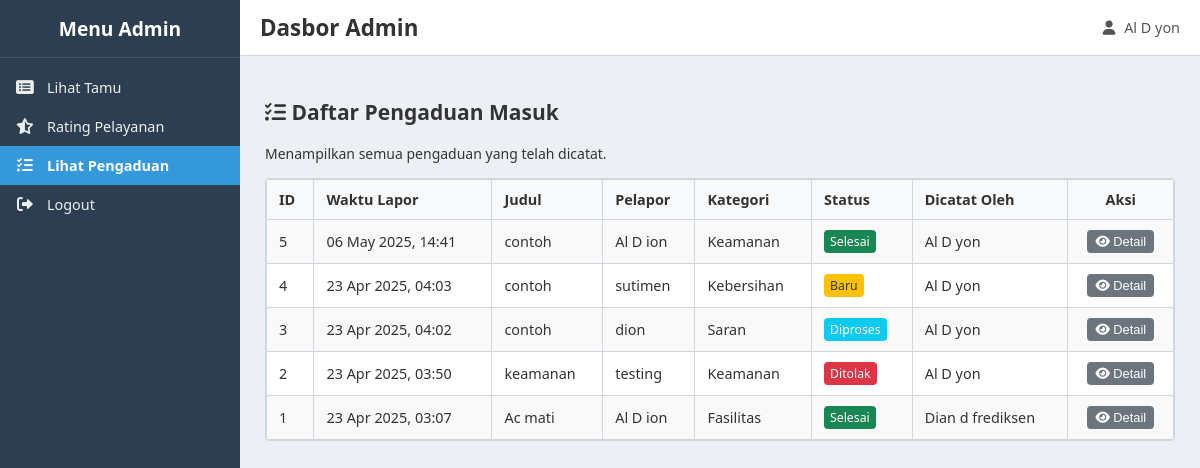
Page /admin_dashboard.php?page=lihat_pengaduan (signed in) on the committed database.
### tables this page shows
CREATE TABLE `pengaduan` (
  `id_pengaduan` int(11) NOT NULL,
  `id_petugas_pencatat` int(11) DEFAULT NULL,
  `nama_pelapor` varchar(150) NOT NULL,
  `kontak_pelapor` varchar(100) DEFAULT NULL,
  `kategori_pengaduan` varchar(100) NOT NULL,
  `judul_pengaduan` varchar(255) NOT NULL,
  `detail_pengaduan` text NOT NULL,
  `lokasi_kejadian` varchar(255) DEFAULT NULL,
  `waktu_kejadian` datetime DEFAULT NULL,
  `waktu_lapor` timestamp NOT NULL DEFAULT current_timestamp(),
  `status_pengaduan` enum('Baru','Diproses','Selesai','Ditolak') NOT NULL DEFAULT 'Baru',
  `lampiran` varchar(255) DEFAULT NULL,
  `catatan_tindaklanjut` text DEFAULT NULL
);

CREATE TABLE `petugas` (
  `id_petugas` int(11) NOT NULL,
  `username` varchar(50) NOT NULL,
  `password` varchar(255) NOT NULL,
  `nama_lengkap` varchar(100) DEFAULT NULL
);

### admin_dashboard.php (the view, shortened to what this page needs)
<?php
require_once 'koneksi.php';
$page = isset($_GET['page']) ? $_GET['page'] : 'lihat_tamu';
$pesan_error_global = '';
$query_pengaduan = null;
if (!$koneksi) {
    $pesan_error_global = "Koneksi database gagal.";
} else {
    if ($page == 'lihat_tamu' || $page == '') {
        $sql_tamu = "SELECT id, nama, alamat, keperluan, pekerjaan, no_telp, pesan, rating, waktu_input, status_kehadiran, waktu_scan_masuk, no_antrian_hari_ini, tanggal_antrian
                     FROM tamu ORDER BY waktu_input DESC";
        $query_tamu = mysqli_query($koneksi, $sql_tamu);
        if (!$query_tamu) { $pesan_error_global = "Gagal mengambil data tamu: " . mysqli_error($koneksi); }
        $sql_avg_rating = "SELECT AVG(rating) as rata_rata FROM tamu WHERE rating IS NOT NULL AND rating > 0 AND rating <= 5";
        $query_avg = mysqli_query($koneksi, $sql_avg_rating);
        if ($query_avg) {
            $avg_rating_data = mysqli_fetch_assoc($query_avg);
            $rata_rata_rating = ($avg_rating_data && $avg_rating_data['rata_rata'] !== null) ? round($avg_rating_data['rata_rata'], 1) : 'N/A';
        } else { $pesan_error_global .= " Gagal mengambil rata-rata rating."; }
    }
    elseif ($page == 'lihat_pengaduan') {
        $sql_pengaduan = "SELECT p.id_pengaduan, p.waktu_lapor, p.judul_pengaduan, p.nama_pelapor, p.kategori_pengaduan, p.status_pengaduan, pt.nama_lengkap as nama_pencatat
                         FROM pengaduan p LEFT JOIN petugas pt ON p.id_petugas_pencatat = pt.id_petugas ORDER BY p.waktu_lapor DESC";
        $query_pengaduan = mysqli_query($koneksi, $sql_pengaduan);
    }
}
?>
<!DOCTYPE html>
<html lang="id">
<head>
    <link rel="stylesheet" href="style.css">
    <link rel="stylesheet" href="https://cdnjs.cloudflare.com/ajax/libs/font-awesome/6.0.0-beta3/css/all.min.css">
</head>
<body class="admin-body">
    <div class="admin-wrapper">
        <aside class="admin-sidebar">
            <div class="sidebar-header"><h3>Menu Admin</h3></div>
            <nav class="sidebar-nav">
                <ul>
                    <li class="<?php echo ($page == 'lihat_tamu' || $page == '') ? 'active' : ''; ?>"><a href="admin_dashboard.php?page=lihat_tamu"><i class="fas fa-list-alt"></i> <span class="menu-text">Lihat Tamu</span></a></li>
                    <li class="<?php echo ($page == 'rating') ? 'active' : ''; ?>"><a href="admin_dashboard.php?page=rating"><i class="fas fa-star-half-alt"></i> <span class="menu-text">Rating Pelayanan</span></a></li>
                    <li class="<?php echo ($page == 'lihat_pengaduan') ? 'active' : ''; ?>"> <a href="admin_dashboard.php?page=lihat_pengaduan"><i class="fas fa-list-check"></i> <span class="menu-text">Lihat Pengaduan</span></a></li>
                    <li><a href="logout.php"><i class="fas fa-sign-out-alt"></i> <span class="menu-text">Logout</span></a></li>
                </ul>
            </nav>
        </aside>
        <main class="admin-content">
            <header class="admin-content-header">
                <h1>Dasbor Admin</h1>
                <div class="admin-info"><span><i class="fas fa-user"></i> <?php echo htmlspecialchars($_SESSION['nama_lengkap'] ?? $_SESSION['username']); ?></span></div>
            </header>
            <div class="content-area">
                <?php
                switch ($page) {
                        ?>
                        <?php
                    case 'lihat_pengaduan':
                        ?>
                        <h2><i class="fas fa-list-check"></i> Daftar Pengaduan Masuk</h2>
                        <p>Menampilkan semua pengaduan yang telah dicatat.</p>
                        <div class="table-responsive">
                            <table>
                                <thead><tr><th>ID</th><th>Waktu Lapor</th><th>Judul</th><th>Pelapor</th><th>Kategori</th><th>Status</th><th>Dicatat Oleh</th><th>Aksi</th></tr></thead>
                                <tbody>
                                    <?php if (isset($query_pengaduan) && mysqli_num_rows($query_pengaduan) > 0): ?>
                                        <?php while($pengaduan = mysqli_fetch_assoc($query_pengaduan)): ?>
                                        <tr>
                                            <td><?php echo $pengaduan['id_pengaduan']; ?></td>
                                            <td style="white-space: nowrap;"><?php echo date('d M Y, H:i', strtotime($pengaduan['waktu_lapor'])); ?></td>
                                            <td><?php echo htmlspecialchars($pengaduan['judul_pengaduan']); ?></td>
                                            <td><?php echo htmlspecialchars($pengaduan['nama_pelapor']); ?></td>
                                            <td><?php echo htmlspecialchars($pengaduan['kategori_pengaduan']); ?></td>
                                            <td><span class="status-<?php echo strtolower(htmlspecialchars($pengaduan['status_pengaduan'])); ?>"><?php echo htmlspecialchars($pengaduan['status_pengaduan']); ?></span></td>
                                            <td style="white-space: nowrap;"><?php echo htmlspecialchars($pengaduan['nama_pencatat'] ?? 'N/A'); ?></td>
                                            <td style="white-space: nowrap;">
                                                <button type="button" class="btn btn-secondary btn-sm btn-detail-pengaduan" data-id="<?php echo $pengaduan['id_pengaduan']; ?>" title="Lihat Detail & Tindak Lanjut"><i class="fas fa-eye"></i> Detail</button>
                                            </td>
                                        </tr>
                                        <?php endwhile; ?>
                                    <?php else: ?>
                                        <tr><td colspan="8" style="text-align: center;">Belum ada data pengaduan.</td></tr>
                                    <?php endif; ?>
                                </tbody>
                            </table>
                        </div>
                        <?php
                        break;
                        ?>
                        <?php
                }
                ?>
            </div>
        </main>
    </div>
</body>
</html>

### style.css (style rules this page uses)
:root { --sidebar-bg: #2c3e50; --sidebar-text-color: #ecf0f1; --sidebar-active-bg: #3498db; --sidebar-hover-bg: #34495e; --header-bg: #ffffff; --header-text-color: #333; --content-bg: #ecf0f5; --border-color: #d2d6de; --star-color: #f39c12; --link-color: #3498db; }
body.admin-body { margin: 0; font-family: 'Segoe UI', Tahoma, Geneva, Verdana, sans-serif; background-color: var(--content-bg); font-size: 14px; color: #333; }
* { box-sizing: border-box; }
a { color: var(--link-color); text-decoration: none; }
.admin-wrapper { display: flex; min-height: 100vh; }
.admin-sidebar { width: 240px; flex-shrink: 0; background-color: var(--sidebar-bg); color: var(--sidebar-text-color); height: 100vh; position: sticky; top: 0; transition: left 0.3s ease-in-out; overflow-y: auto; z-index: 1010; }
.sidebar-header { padding: 15px; text-align: center; border-bottom: 1px solid rgba(255, 255, 255, 0.1); }
.sidebar-header h3 { margin: 0; color: #fff; font-size: 1.2rem; }
.sidebar-nav ul { list-style: none; padding: 10px 0; margin: 0; }
.sidebar-nav li a { display: flex; align-items: center; padding: 10px 15px; color: var(--sidebar-text-color); transition: background-color 0.2s ease, color 0.2s ease; font-size: 0.9rem; text-decoration: none; }
.sidebar-nav li a i { margin-right: 12px; width: 20px; text-align: center; font-size: 1.1em; }
.sidebar-nav li.active > a { background-color: var(--sidebar-active-bg); color: #fff; font-weight: 600; }
.admin-content { flex-grow: 1; }
.admin-content-header { display: flex; align-items: center; padding: 12px 20px; background-color: var(--header-bg); border-bottom: 1px solid var(--border-color); position: sticky; top: 0; z-index: 1000; min-height: 50px; }
.admin-content-header h1 { margin: 0; flex-grow: 1; font-size: 1.4rem; color: var(--header-text-color); }
.admin-info { margin-left: auto; font-size: 0.9rem; color: #555; }
.admin-info i { margin-right: 5px; }
.content-area { padding: 25px; }
.btn { padding: 8px 15px; border: none; border-radius: 4px; cursor: pointer; font-size: 0.9rem; text-decoration: none; display: inline-block; text-align: center; transition: background-color 0.2s ease; }
.btn-secondary { background-color: #6c757d; color: white; }
.btn-sm { padding: 4px 8px; font-size: 0.8rem; }
.table-responsive { overflow-x: auto; margin-top: 15px; background-color: #fff; border: 1px solid var(--border-color); border-radius: 4px; }
table { width: 100%; border-collapse: collapse; }
th, td { border: 1px solid var(--border-color); padding: 10px 12px; text-align: left; vertical-align: middle; font-size: 0.9rem; }
th { background-color: #f8f9fa; font-weight: 600; }
tbody tr:nth-child(odd) { background-color: #f9f9f9; }
.table-responsive th:last-child, .table-responsive td:last-child { width: auto; white-space: nowrap; text-align: center; }
.status-baru { padding: 3px 6px; background-color: #ffc107; color: #333; border-radius: 4px; font-size: 0.85em; display: inline-block; }
.status-diproses { padding: 3px 6px; background-color: #0dcaf0; color: #fff; border-radius: 4px; font-size: 0.85em; display: inline-block; }
.status-selesai { padding: 3px 6px; background-color: #198754; color: #fff; border-radius: 4px; font-size: 0.85em; display: inline-block; }
.status-ditolak { padding: 3px 6px; background-color: #dc3545; color: #fff; border-radius: 4px; font-size: 0.85em; display: inline-block; }

### rows in the picture
pengaduan: id_pengaduan "5", waktu_lapor "06 May 2025, 14:41", judul_pengaduan "contoh", nama_pelapor "Al D ion", kategori_pengaduan "Keamanan", status_pengaduan "Selesai", id_petugas_pencatat.nama_lengkap "Al D yon"
pengaduan: id_pengaduan "4", waktu_lapor "23 Apr 2025, 04:03", judul_pengaduan "contoh", nama_pelapor "sutimen", kategori_pengaduan "Kebersihan", status_pengaduan "Baru", id_petugas_pencatat.nama_lengkap "Al D yon"
pengaduan: id_pengaduan "3", waktu_lapor "23 Apr 2025, 04:02", judul_pengaduan "contoh", nama_pelapor "dion", kategori_pengaduan "Saran", status_pengaduan "Diproses", id_petugas_pencatat.nama_lengkap "Al D yon"
pengaduan: id_pengaduan "2", waktu_lapor "23 Apr 2025, 03:50", judul_pengaduan "keamanan", nama_pelapor "testing", kategori_pengaduan "Keamanan", status_pengaduan "Ditolak", id_petugas_pencatat.nama_lengkap "Al D yon"
pengaduan: id_pengaduan "1", waktu_lapor "23 Apr 2025, 03:07", judul_pengaduan "Ac mati", nama_pelapor "Al D ion", kategori_pengaduan "Fasilitas", status_pengaduan "Selesai", id_petugas_pencatat.nama_lengkap "Dian d frediksen"

### other values in the picture
$_SESSION['nama_lengkap'] "Al D yon"
